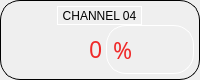
             <widget class="QFrame" name="horizontalFrame_6">
              <property name="minimumSize">
               <size>
                <width>0</width>
                <height>0</height>
               </size>
              </property>
              <property name="maximumSize">
               <size>
                <width>230</width>
                <height>80</height>
               </size>
              </property>
              <property name="styleSheet">
               <string notr="true">border: 1px solid #000000;
border-radius: 20px;</string>
              </property>
              <layout class="QVBoxLayout" name="verticalLayout_6">
               <property name="spacing">
                <number>0</number>
               </property>
               <property name="leftMargin">
                <number>5</number>
               </property>
               <property name="topMargin">
                <number>5</number>
               </property>
               <property name="rightMargin">
                <number>5</number>
               </property>
               <property name="bottomMargin">
                <number>5</number>
               </property>
               <item>
                <layout class="QHBoxLayout" name="horizontalLayout_11">
                 <property name="spacing">
                  <number>5</number>
                 </property>
                 <item>
                  <widget class="QToolButton" name="toolButton_4">
                   <property name="focusPolicy">
                    <enum>Qt::NoFocus</enum>
                   </property>
                   <property name="styleSheet">
                    <string notr="true">border-color: rgb(255, 255, 255);</string>
                   </property>
                   <property name="text">
                    <string>CHANNEL 04</string>
                   </property>
                   <property name="icon">
                    <iconset resource="icons.qrc">
                     <normaloff>:/icons/V.jpg</normaloff>:/icons/V.jpg</iconset>
                   </property>
                   <property name="iconSize">
                    <size>
                     <width>50</width>
                     <height>50</height>
                    </size>
                   </property>
                   <property name="toolButtonStyle">
                    <enum>Qt::ToolButtonTextBesideIcon</enum>
                   </property>
                  </widget>
                 </item>
                </layout>
               </item>
               <item>
                <layout class="QHBoxLayout" name="horizontalLayout_25">
                 <property name="spacing">
                  <number>0</number>
                 </property>
                 <item>
                  <widget class="QLineEdit" name="ch4">
                   <property name="sizePolicy">
                    <sizepolicy hsizetype="Fixed" vsizetype="Fixed">
                     <horstretch>0</horstretch>
                     <verstretch>0</verstretch>
                    </sizepolicy>
                   </property>
                   <property name="maximumSize">
                    <size>
                     <width>100</width>
                     <height>16777215</height>
                    </size>
                   </property>
                   <property name="font">
                    <font>
                     <family>Gilroy</family>
                     <pointsize>17</pointsize>
                    </font>
                   </property>
                   <property name="focusPolicy">
                    <enum>Qt::ClickFocus</enum>
                   </property>
                   <property name="styleSheet">
                    <string notr="true">background-color: rgba(255, 255, 255,0);
color: rgb(239, 41, 41);
border: none</string>
                   </property>
                   <property name="text">
                    <string>0</string>
                   </property>
                   <property name="alignment">
                    <set>Qt::AlignRight|Qt::AlignTrailing|Qt::AlignVCenter</set>
                   </property>
                  </widget>
                 </item>
                 <item>
                  <widget class="QLabel" name="s4">
                   <property name="font">
                    <font>
                     <family>Gilroy</family>
                     <pointsize>17</pointsize>
                    </font>
                   </property>
                   <property name="styleSheet">
                    <string notr="true">border-color: rgb(255, 255, 255);
color: rgb(239, 41, 41);</string>
                   </property>
                   <property name="text">
                    <string>%</string>
                   </property>
                  </widget>
                 </item>
                </layout>
               </item>
              </layout>
             </widget>
